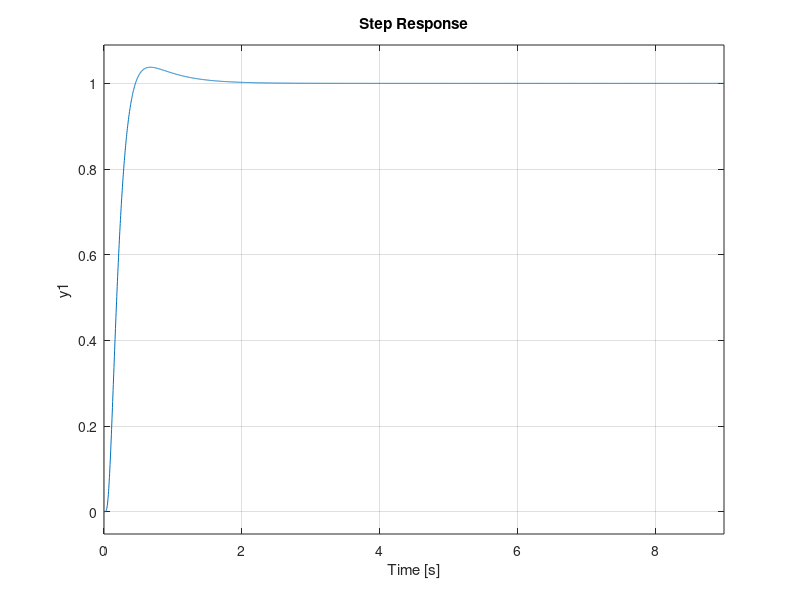
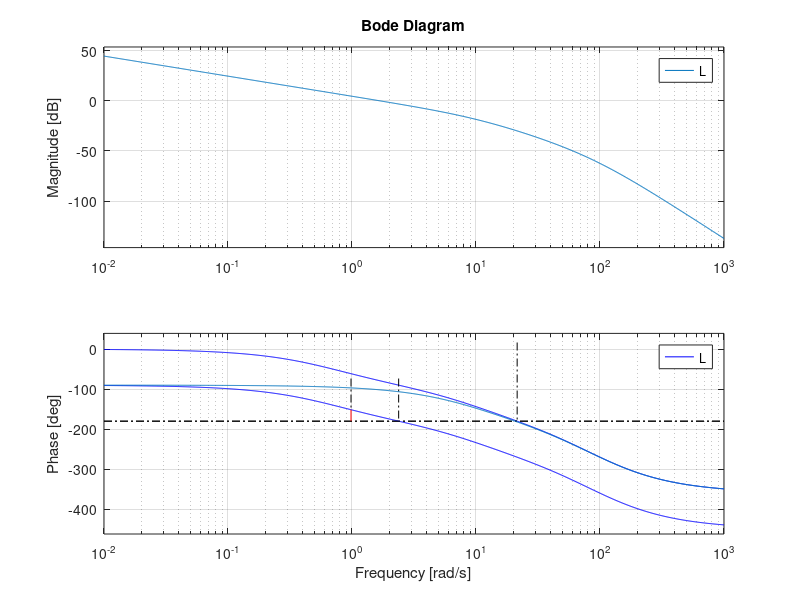
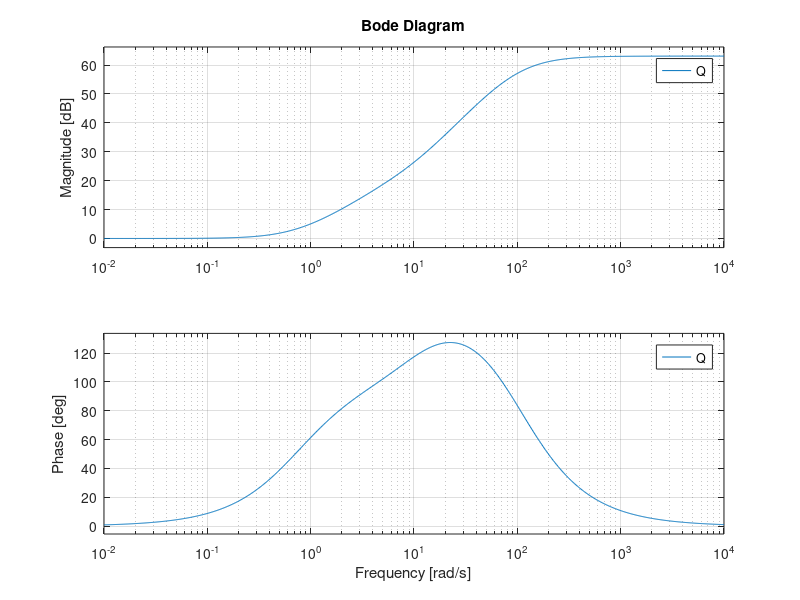

Write the MATLAB code that produced these figures, in order. (Note: this script raises an error after producing the figures.)
clear all;
close all;

%% PROGETTO DI CONTROLLI AUTOMATICI T
% Sebastianelli Nicola - 0000722894
% Serafini Filippo - 0000723678

% Si consideri il sistema descritto dalla funzione di trasferimento

s = tf('s');

N = 56700;
D = ((s+0.7)*(s+10)*(s+90)^2);
G = N/D;

figure(2)
margin(G);
hold on
grid on;

%% SPECIFICHE STATICHE
% 1) Errore a regime nullo in presenza di ingresso di riferimento a gradino di 
%    ampiezza massima pari a 2.0

% Per avere errore a regime nullo ho bisogno di un polo nell'origine

mu = 1;
Rs = mu/s;

% 2) Attenuazione superiore a 20 volte di un disturbo sinusoidale sull’uscita 
%    y(t) a pulsazione inferiore a 0.08 rad/s e di ampiezza massima pari a 0.3

% Controllo quali valore assume la funzione Ge alla pulsazione w = 0.08

Ge = G * Rs;

w = 0.08;
[m, p] = bode(Ge, w);
m_db = 20*log10(m);

% Per rispettare la specifica devo inserire un opportuno guadagno al 
% regolatore statico. Mi appoggio alla funzione di sensitivita 
% S(s) = 1 / (1 + R(s)*G(s))
% che lega disturbo e uscita in questo modo: Y(s) = S(s)*D(s)

attenuation_db = 20*log10(19);
mu_db = attenuation_db - m_db;
mu = 10^(mu_db/20);
mu = 1.7;
Rs = mu/s;
Ge = G * Rs;
F = Ge / (1 + Ge);

% figure(1)
% step(F)
% hold on
figure(2)
margin(Ge)
grid on
hold on

%% SPECIFICHE DINAMICHE
% 1) Assenza di sovraelongazione e oscillazioni nella risposta al 
%    riferimento a gradino.
% 2) Tempo di assestamento al 5% della risposta al riferimento a gradino
%    inferiore a 0.4s.
% 3) Margine di fase superiore a 45 gradi , per garantire robustezza.

% Per avere sovraelongazione nulla è richiesto un coefficiente di 
% smorzamento delta > 0.7, e poichè delta = Mf/100, dovremo ottenere un
% Margine di Fase Mf > 70°. Per non restare troppo vicini a questo limite
% decidiamo di voler raggiungere un margine di fase Mf > 75°.

% Per alzare il margine di fase abbiamo bisogno di una rete anticipatrice.

% Progetto la rete per cancellazione
% Fisso tau in modo da cancellare il polo della G e scelgo un Wc.

tau = 1 /0.7;
Wc = 7.5;
Rd = (1 + tau*s);

Rfb = Rs*Rd;

L = G * Rfb;
F = L/(1+L);

figure(1)
step(F)
hold on
grid on

figure(2)
bode(L)
grid on

% (9.5.1.1)
% A questo punto devo diminuire il tempo di assestamento per rispettare la
% specifica. Per farlo utilizzo un regolatore Feedforward

Rff = ((1 + (1/0.7)*s)*(1 + (1/10)*s))/((1 + 1/100*s)^2);
F = (L/(1+L))+((G*Rff)/(1 + L));
Q = (Rd*Rs+Rff)/(1+L);

figure(1)
step(F)

figure(3)
bode(Q)
grid on
hold on

% L'introduzione del regolatore Feedforward ha causato un forte
% innalzamento della funzione di sensività del controllo Q(s). Proviamo ad
% abbassarlo nuovamente introducento un pre-filtro del secondo ordinte.

t = 0.65/Wc;
Rpf = 1/((1+t*s)*(1+t*s));
F = (G*Rpf*(Rff+Rs*Rd))/(1 + G*Rs*Rd);
Q = (Rpf*(Rff+Rs*Rd))/(1 + G*Rs*Rd);

figure(1)
step(F)
stepinfo(F)
grid on

figure(3)
bode(Q)
grid on

% Anti windup
TAU = [1 0.7];
[num,den] = tfdata(Rfb, 'v');

aw1 = tf(num,TAU);
aw2 = tf(TAU-den,TAU);
